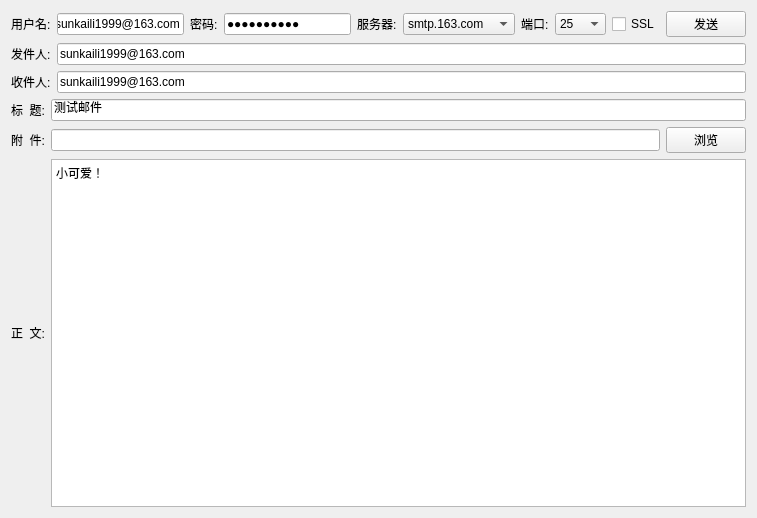
<?xml version="1.0" encoding="UTF-8"?>
<ui version="4.0">
 <class>frmMain</class>
 <widget class="QWidget" name="frmMain">
  <property name="geometry">
   <rect>
    <x>0</x>
    <y>0</y>
    <width>757</width>
    <height>518</height>
   </rect>
  </property>
  <property name="windowTitle">
   <string>邮件发送工具V1.0(作者:刘典武 QQ:517216493)</string>
  </property>
  <property name="windowIcon">
   <iconset>
    <normaloff>:/main.png</normaloff>:/main.png</iconset>
  </property>
  <layout class="QVBoxLayout" name="verticalLayout">
   <item>
    <layout class="QHBoxLayout" name="horizontalLayout">
     <item>
      <widget class="QLabel" name="labSender">
       <property name="text">
        <string>用户名:</string>
       </property>
      </widget>
     </item>
     <item>
      <widget class="QLineEdit" name="txtSender">
       <property name="text">
        <string>sunkaili1999@163.com</string>
       </property>
      </widget>
     </item>
     <item>
      <widget class="QLabel" name="labSenderPwd">
       <property name="text">
        <string>密码:</string>
       </property>
      </widget>
     </item>
     <item>
      <widget class="QLineEdit" name="txtSenderPwd">
       <property name="text">
        <string>19990104xy</string>
       </property>
       <property name="echoMode">
        <enum>QLineEdit::Password</enum>
       </property>
      </widget>
     </item>
     <item>
      <widget class="QLabel" name="labServer">
       <property name="text">
        <string>服务器:</string>
       </property>
      </widget>
     </item>
     <item>
      <widget class="QComboBox" name="cboxServer">
       <item>
        <property name="text">
         <string>smtp.163.com</string>
        </property>
       </item>
       <item>
        <property name="text">
         <string>smtp.126.com</string>
        </property>
       </item>
       <item>
        <property name="text">
         <string>smtp.qq.com</string>
        </property>
       </item>
       <item>
        <property name="text">
         <string>smt.sina.com</string>
        </property>
       </item>
       <item>
        <property name="text">
         <string>smtp.sohu.com</string>
        </property>
       </item>
       <item>
        <property name="text">
         <string>smtp.139.com</string>
        </property>
       </item>
       <item>
        <property name="text">
         <string>smtp.189.com</string>
        </property>
       </item>
      </widget>
     </item>
     <item>
      <widget class="QLabel" name="labPort">
       <property name="text">
        <string>端口:</string>
       </property>
      </widget>
     </item>
     <item>
      <widget class="QComboBox" name="cboxPort">
       <item>
        <property name="text">
         <string>25</string>
        </property>
       </item>
       <item>
        <property name="text">
         <string>465</string>
        </property>
       </item>
       <item>
        <property name="text">
         <string>587</string>
        </property>
       </item>
      </widget>
     </item>
     <item>
      <widget class="QCheckBox" name="ckSSL">
       <property name="text">
        <string>SSL</string>
       </property>
      </widget>
     </item>
     <item>
      <widget class="QPushButton" name="btnSend">
       <property name="cursor">
        <cursorShape>PointingHandCursor</cursorShape>
       </property>
       <property name="text">
        <string>发送</string>
       </property>
      </widget>
     </item>
    </layout>
   </item>
   <item>
    <layout class="QHBoxLayout" name="horizontalLayout_2">
     <item>
      <widget class="QLabel" name="labSenderAddr">
       <property name="text">
        <string>发件人:</string>
       </property>
      </widget>
     </item>
     <item>
      <widget class="QLineEdit" name="txtSenderAddr">
       <property name="text">
        <string>sunkaili1999@163.com</string>
       </property>
      </widget>
     </item>
    </layout>
   </item>
   <item>
    <layout class="QHBoxLayout" name="horizontalLayout_3">
     <item>
      <widget class="QLabel" name="labReceiverAddr">
       <property name="text">
        <string>收件人:</string>
       </property>
      </widget>
     </item>
     <item>
      <widget class="QLineEdit" name="txtReceiverAddr">
       <property name="text">
        <string>sunkaili1999@163.com</string>
       </property>
      </widget>
     </item>
    </layout>
   </item>
   <item>
    <layout class="QHBoxLayout" name="horizontalLayout_4">
     <item>
      <widget class="QLabel" name="labTitle">
       <property name="text">
        <string>标  题:</string>
       </property>
      </widget>
     </item>
     <item>
      <widget class="QLineEdit" name="txtTitle">
       <property name="text">
        <string>测试邮件</string>
       </property>
      </widget>
     </item>
    </layout>
   </item>
   <item>
    <layout class="QHBoxLayout" name="horizontalLayout_5">
     <item>
      <widget class="QLabel" name="labAtta">
       <property name="text">
        <string>附  件:</string>
       </property>
      </widget>
     </item>
     <item>
      <widget class="QLineEdit" name="txtAtta"/>
     </item>
     <item>
      <widget class="QPushButton" name="btnSelect">
       <property name="cursor">
        <cursorShape>PointingHandCursor</cursorShape>
       </property>
       <property name="text">
        <string>浏览</string>
       </property>
      </widget>
     </item>
    </layout>
   </item>
   <item>
    <layout class="QHBoxLayout" name="horizontalLayout_6">
     <item>
      <widget class="QLabel" name="labContent">
       <property name="text">
        <string>正  文:</string>
       </property>
      </widget>
     </item>
     <item>
      <widget class="QTextBrowser" name="txtContent">
       <property name="html">
        <string>&lt;!DOCTYPE HTML PUBLIC &quot;-//W3C//DTD HTML 4.0//EN&quot; &quot;http://www.w3.org/TR/REC-html40/strict.dtd&quot;&gt;
&lt;html&gt;&lt;head&gt;&lt;meta name=&quot;qrichtext&quot; content=&quot;1&quot; /&gt;&lt;style type=&quot;text/css&quot;&gt;
p, li { white-space: pre-wrap; }
&lt;/style&gt;&lt;/head&gt;&lt;body style=&quot; font-family:'SimSun'; font-size:9pt; font-weight:400; font-style:normal;&quot;&gt;
&lt;p style=&quot; margin-top:0px; margin-bottom:0px; margin-left:0px; margin-right:0px; -qt-block-indent:0; text-indent:0px;&quot;&gt;小可爱！&lt;/p&gt;&lt;/body&gt;&lt;/html&gt;</string>
       </property>
      </widget>
     </item>
    </layout>
   </item>
  </layout>
 </widget>
 <layoutdefault spacing="6" margin="11"/>
 <resources/>
 <connections/>
</ui>
